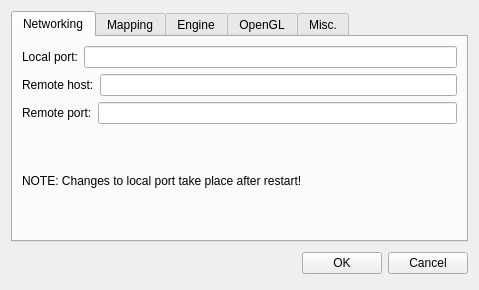
<?xml version="1.0" encoding="UTF-8"?>
<ui version="4.0">
 <class>ConfigDialog</class>
 <widget class="QDialog" name="ConfigDialog">
  <property name="geometry">
   <rect>
    <x>0</x>
    <y>0</y>
    <width>479</width>
    <height>290</height>
   </rect>
  </property>
  <property name="windowTitle">
   <string>Dialog</string>
  </property>
  <layout class="QVBoxLayout">
   <item>
    <widget class="QTabWidget" name="tabWidget">
     <property name="currentIndex">
      <number>0</number>
     </property>
     <widget class="QWidget" name="networkTab">
      <attribute name="title">
       <string>Networking</string>
      </attribute>
      <layout class="QVBoxLayout">
       <item>
        <layout class="QHBoxLayout">
         <item>
          <widget class="QLabel" name="label">
           <property name="text">
            <string>Local port:</string>
           </property>
          </widget>
         </item>
         <item>
          <widget class="QLineEdit" name="lineEdit_localport"/>
         </item>
        </layout>
       </item>
       <item>
        <layout class="QHBoxLayout">
         <item>
          <widget class="QLabel" name="label_2">
           <property name="text">
            <string>Remote host:</string>
           </property>
          </widget>
         </item>
         <item>
          <widget class="QLineEdit" name="lineEdit_remotehost"/>
         </item>
        </layout>
       </item>
       <item>
        <layout class="QHBoxLayout">
         <item>
          <widget class="QLabel" name="label_3">
           <property name="text">
            <string>Remote port:</string>
           </property>
          </widget>
         </item>
         <item>
          <widget class="QLineEdit" name="lineEdit_remoteport"/>
         </item>
        </layout>
       </item>
       <item>
        <widget class="QLabel" name="label_5">
         <property name="text">
          <string>NOTE: Changes to local port take place after restart!</string>
         </property>
        </widget>
       </item>
      </layout>
     </widget>
     <widget class="QWidget" name="mappingTab">
      <attribute name="title">
       <string>Mapping</string>
      </attribute>
      <layout class="QVBoxLayout">
       <item>
        <widget class="QCheckBox" name="checkBox_angrylinker">
         <property name="text">
          <string>AngryLinker</string>
         </property>
        </widget>
       </item>
       <item>
        <widget class="QCheckBox" name="checkBox_automerge">
         <property name="text">
          <string>Automerge</string>
         </property>
        </widget>
       </item>
       <item>
        <widget class="QCheckBox" name="checkBox_duallinker">
         <property name="text">
          <string>Duallinker</string>
         </property>
        </widget>
       </item>
       <item>
        <spacer>
         <property name="orientation">
          <enum>Qt::Vertical</enum>
         </property>
         <property name="sizeHint" stdset="0">
          <size>
           <width>20</width>
           <height>40</height>
          </size>
         </property>
        </spacer>
       </item>
      </layout>
     </widget>
     <widget class="QWidget" name="engineTab">
      <attribute name="title">
       <string>Engine</string>
      </attribute>
      <layout class="QGridLayout">
       <item row="0" column="0">
        <layout class="QGridLayout">
         <item row="0" column="0">
          <widget class="QCheckBox" name="checkBox_autorefresh">
           <property name="text">
            <string>Enable automatic refresh of data</string>
           </property>
          </widget>
         </item>
         <item row="1" column="0">
          <widget class="QCheckBox" name="checkBox_brief">
           <property name="text">
            <string>Brief Mode</string>
           </property>
          </widget>
         </item>
        </layout>
       </item>
       <item row="1" column="0">
        <layout class="QGridLayout">
         <item row="0" column="0">
          <widget class="QLabel" name="label_4">
           <property name="text">
            <string>Room name quote:</string>
           </property>
          </widget>
         </item>
         <item row="0" column="1">
          <widget class="QSpinBox" name="spinBox_namequote"/>
         </item>
         <item row="1" column="0">
          <widget class="QLabel" name="label_descquote">
           <property name="text">
            <string>Description quote:</string>
           </property>
          </widget>
         </item>
         <item row="1" column="1">
          <widget class="QSpinBox" name="spinBox_descquote"/>
         </item>
        </layout>
       </item>
       <item row="1" column="1">
        <spacer>
         <property name="orientation">
          <enum>Qt::Horizontal</enum>
         </property>
         <property name="sizeHint" stdset="0">
          <size>
           <width>20</width>
           <height>40</height>
          </size>
         </property>
        </spacer>
       </item>
       <item row="0" column="1">
        <spacer>
         <property name="orientation">
          <enum>Qt::Horizontal</enum>
         </property>
         <property name="sizeHint" stdset="0">
          <size>
           <width>20</width>
           <height>40</height>
          </size>
         </property>
        </spacer>
       </item>
      </layout>
     </widget>
     <widget class="QWidget" name="openglTab">
      <attribute name="title">
       <string>OpenGL</string>
      </attribute>
      <layout class="QGridLayout">
       <item row="0" column="0">
        <layout class="QGridLayout">
         <item row="0" column="0" colspan="2">
          <widget class="QLabel" name="label_7">
           <property name="text">
            <string>Textures Visibility Range:</string>
           </property>
          </widget>
         </item>
         <item row="0" column="2">
          <widget class="QLineEdit" name="lineEdit_visrange"/>
         </item>
         <item row="1" column="0" colspan="2">
          <widget class="QLabel" name="label_8">
           <property name="text">
            <string>Details Visibility Range:</string>
           </property>
          </widget>
         </item>
         <item row="1" column="2">
          <widget class="QLineEdit" name="lineEdit_detrange"/>
         </item>
         <item row="2" column="0">
          <widget class="QLabel" name="label_6">
           <property name="text">
            <string>Visible Layers :</string>
           </property>
          </widget>
         </item>
         <item row="2" column="1" colspan="2">
          <widget class="QLineEdit" name="lineEdit_layers"/>
         </item>
        </layout>
       </item>
       <item row="0" column="1">
        <spacer>
         <property name="orientation">
          <enum>Qt::Horizontal</enum>
         </property>
         <property name="sizeHint" stdset="0">
          <size>
           <width>20</width>
           <height>40</height>
          </size>
         </property>
        </spacer>
       </item>
       <item row="1" column="0">
        <layout class="QVBoxLayout">
         <item>
          <widget class="QCheckBox" name="checkShowNotes">
           <property name="text">
            <string>Show Notes</string>
           </property>
          </widget>
         </item>
         <item>
          <widget class="QCheckBox" name="checkShowRegions">
           <property name="text">
            <string>Show Regions</string>
           </property>
          </widget>
         </item>
         <item>
          <widget class="QCheckBox" name="checkShowSecrets">
           <property name="text">
            <string>Show Secret Doors</string>
           </property>
          </widget>
         </item>
        </layout>
       </item>
       <item row="1" column="1">
        <spacer>
         <property name="orientation">
          <enum>Qt::Horizontal</enum>
         </property>
         <property name="sizeHint" stdset="0">
          <size>
           <width>20</width>
           <height>40</height>
          </size>
         </property>
        </spacer>
       </item>
      </layout>
     </widget>
     <widget class="QWidget" name="miscTab">
      <attribute name="title">
       <string>Misc.</string>
      </attribute>
      <widget class="QComboBox" name="misc_startupMode">
       <property name="geometry">
        <rect>
         <x>120</x>
         <y>20</y>
         <width>131</width>
         <height>32</height>
        </rect>
       </property>
       <item>
        <property name="text">
         <string>Select mode</string>
        </property>
       </item>
       <item>
        <property name="text">
         <string>Move mode</string>
        </property>
       </item>
      </widget>
      <widget class="QLabel" name="misc_startupModeLabel">
       <property name="geometry">
        <rect>
         <x>10</x>
         <y>20</y>
         <width>111</width>
         <height>31</height>
        </rect>
       </property>
       <property name="text">
        <string>Startup Mode:</string>
       </property>
      </widget>
      <widget class="QPushButton" name="misc_noteColorButton">
       <property name="geometry">
        <rect>
         <x>290</x>
         <y>20</y>
         <width>126</width>
         <height>32</height>
        </rect>
       </property>
       <property name="text">
        <string>Note color...</string>
       </property>
      </widget>
     </widget>
    </widget>
   </item>
   <item>
    <layout class="QHBoxLayout">
     <item>
      <spacer>
       <property name="orientation">
        <enum>Qt::Horizontal</enum>
       </property>
       <property name="sizeHint" stdset="0">
        <size>
         <width>131</width>
         <height>31</height>
        </size>
       </property>
      </spacer>
     </item>
     <item>
      <widget class="QPushButton" name="okButton">
       <property name="text">
        <string>OK</string>
       </property>
      </widget>
     </item>
     <item>
      <widget class="QPushButton" name="cancelButton">
       <property name="text">
        <string>Cancel</string>
       </property>
      </widget>
     </item>
    </layout>
   </item>
  </layout>
 </widget>
 <tabstops>
  <tabstop>tabWidget</tabstop>
  <tabstop>lineEdit_localport</tabstop>
  <tabstop>lineEdit_remotehost</tabstop>
  <tabstop>lineEdit_remoteport</tabstop>
  <tabstop>okButton</tabstop>
  <tabstop>cancelButton</tabstop>
  <tabstop>checkBox_autorefresh</tabstop>
  <tabstop>checkBox_brief</tabstop>
  <tabstop>spinBox_namequote</tabstop>
  <tabstop>spinBox_descquote</tabstop>
  <tabstop>checkBox_angrylinker</tabstop>
  <tabstop>checkBox_automerge</tabstop>
  <tabstop>lineEdit_visrange</tabstop>
  <tabstop>lineEdit_detrange</tabstop>
  <tabstop>checkShowNotes</tabstop>
  <tabstop>checkShowRegions</tabstop>
  <tabstop>checkShowSecrets</tabstop>
 </tabstops>
 <resources/>
 <connections>
  <connection>
   <sender>okButton</sender>
   <signal>clicked()</signal>
   <receiver>ConfigDialog</receiver>
   <slot>accept()</slot>
   <hints>
    <hint type="sourcelabel">
     <x>278</x>
     <y>253</y>
    </hint>
    <hint type="destinationlabel">
     <x>96</x>
     <y>254</y>
    </hint>
   </hints>
  </connection>
  <connection>
   <sender>cancelButton</sender>
   <signal>clicked()</signal>
   <receiver>ConfigDialog</receiver>
   <slot>reject()</slot>
   <hints>
    <hint type="sourcelabel">
     <x>369</x>
     <y>253</y>
    </hint>
    <hint type="destinationlabel">
     <x>179</x>
     <y>282</y>
    </hint>
   </hints>
  </connection>
  <connection>
   <sender>misc_noteColorButton</sender>
   <signal>clicked()</signal>
   <receiver>ConfigDialog</receiver>
   <slot>selectNoteColor()</slot>
   <hints>
    <hint type="sourcelabel">
     <x>362</x>
     <y>75</y>
    </hint>
    <hint type="destinationlabel">
     <x>239</x>
     <y>143</y>
    </hint>
   </hints>
  </connection>
 </connections>
</ui>
